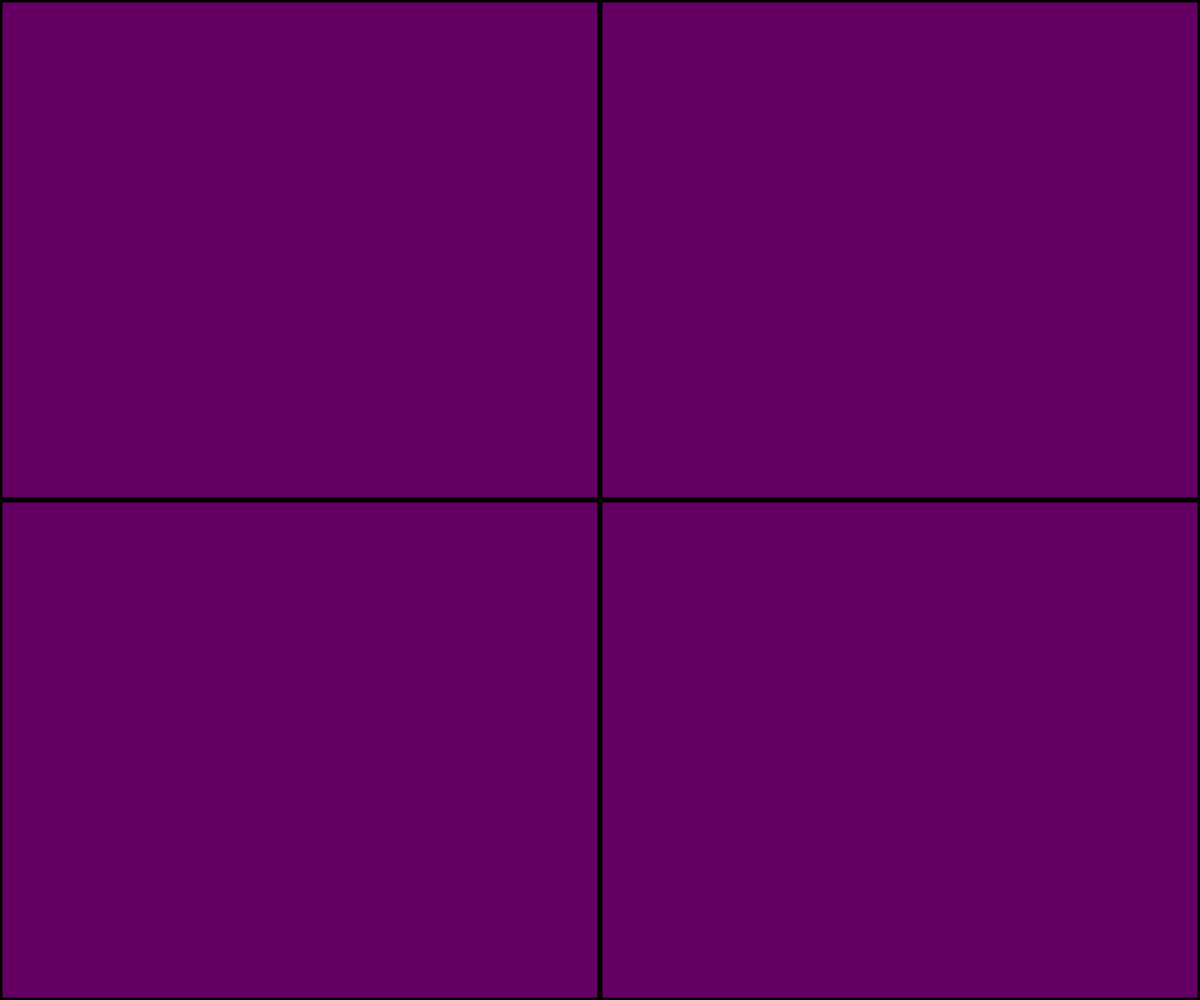
Frame 1 (no input)
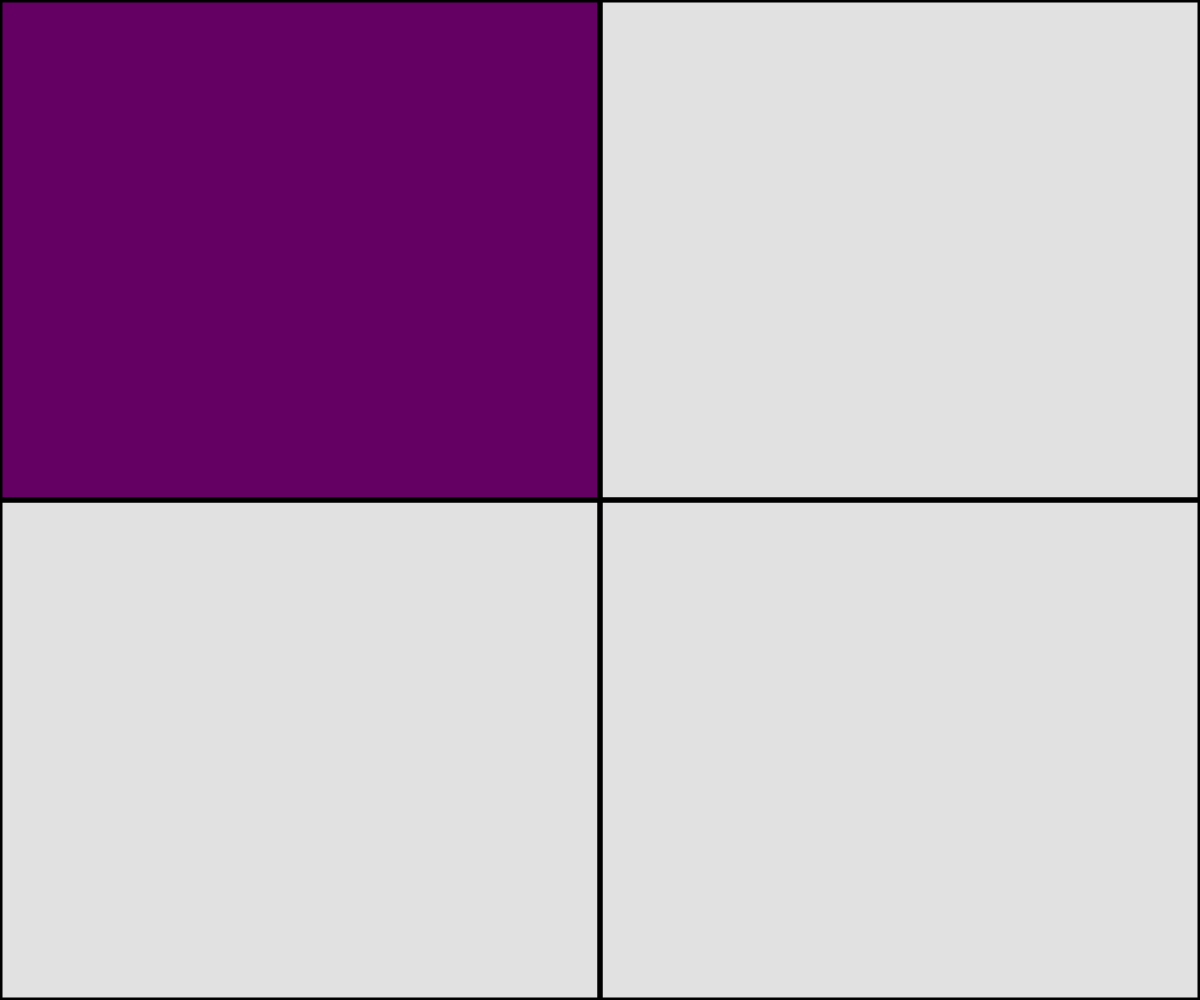
Frame 60 (no input)
Frame 120 (the mouse pressed at the canvas centre since frame 60): identical to frame 60, image omitted

The p5.js sketch that drew these frames (run headless with seeded random() and noise() and a simulated clock; from frame 60 on, the mouse is pressed at the canvas centre):

// p5.js sketch
// ── sketch.js
// State Variables Assignment
// Jordan Cho
// 2/14/2020
//
// Extra for Experts:
// - describe what you did to take this project "above and beyond"
let quadrant =0;
let topLeftFade = 255;
let bottomLeftFade = 255;
let topRightFade = 255;
let bottomRightFade = 255;
let topClick = false;
let bottomClick = false;
let colour = 255;

function setup() {
  createCanvas(windowWidth, windowHeight);
}

function draw() {
  background(225);
  stateV();
  clicks();
}

//what quadrant is the mouse in
function stateV(){
  if (mouseX <= width/2 && mouseY <= height/2){//left up corner
    quadrant = 0;
    
  }
  else if (mouseX > width/2 && mouseY <= height/2){//right up corner
    quadrant = 1;
  }
  else if (mouseX <= width/2 && mouseY > height/2){//bottom left corner
    quadrant = 2;
  }
  else if (mouseX > width/2 && mouseY > height/2){//bottom right corner
    quadrant = 3;
  }
  print(quadrant);
}
//draws the grids and runs the fade
function drawgrid(){
  stroke(0);
  strokeWeight(5);
  if(quadrant === 0){
    topLeftFade = 255;
    fill(100, 0, 100, 255);
    rect(0, 0, width/2, height/2);
  }
  else{
    fill(100, 0, 100, topLeftFade);
    rect(0, 0, width/2, height/2);
    topLeftFade -= 10;
  }

  if(quadrant === 1){
    topRightFade = 255;
    fill(100, 0, 100, 255);
    rect(width/2, 0, width/2, height/2);
  }
  else{
    fill(100, 0, 100, topRightFade);
    rect(width/2, 0, width/2, height/2);
    topRightFade -= 10;
  }

  if(quadrant === 2){
    bottomLeftFade = 255;
    fill(100, 0, 100, 255);
    rect(0, height/2, width/2, height/2);
  }
  else{
    fill(100, 0, 100, bottomLeftFade);
    rect(0, height/2, width/2, height/2);
    bottomLeftFade -= 10;
  }
  
  if(quadrant === 3){
    bottomRightFade = 255;
    fill(100, 0, 100, 255);
    rect(width/2, height/2, width/2, height/2);
  }
  else{
    fill(100, 0, 100, bottomRightFade);
    rect(width/2, height/2, width/2, height/2);
    bottomRightFade -= 10;
  }
}
//if mouse is clicked change these state variables
function mouseClicked(){
  if(quadrant ===0){
    topClick = true;

  }
  else if (quadrant === 3){
    bottomClick = true;
  }
  else{
    topClick = false;
    bottomClick = false;

  }
  if (colour ===0){
    colour = 255;
  }
  else if(colour ===255){
    colour= 0;
  }
}

//builds all of the grids but bottom 
function allgridsButBottom(){
  stroke(0);
  strokeWeight(5);
  if(quadrant === 0){
    topLeftFade = 255;
    fill(100, 0, 100, 255);
    rect(0, 0, width/2, height/2);
  }
  else{
    fill(100, 0, 100, topLeftFade);
    rect(0, 0, width/2, height/2);
    topLeftFade -= 10;
  }

  if(quadrant === 1){
    topRightFade = 255;
    fill(100, 0, 100, 255);
    rect(width/2, 0, width/2, height/2);
  }
  else{
    fill(100, 0, 100, topRightFade);
    rect(width/2, 0, width/2, height/2);
    topRightFade -= 10;
  }

  if(quadrant === 2){
    bottomLeftFade = 255;
    fill(100, 0, 100, 255);
    rect(0, height/2, width/2, height/2);
  }
  else{
    fill(100, 0, 100, bottomLeftFade);
    rect(0, height/2, width/2, height/2);
    bottomLeftFade -= 10;
  }
  
}
//extra for Experts clicking machinism
function clicks(){
  //if top left box clicked
  if(topClick === true){
    if (quadrant ===0){
      fill(0);
      rect(width/2, 0, width/2, height/2);
      rect(0, height/2, width/2, height/2);
      rect(width/2, height/2, width/2, height/2);
      rect(0, 0, width/2, height/2);
    }
    else {
      drawgrid();
      topClick= false;
    }
  } 
  //if bottom right box is clicked
  else if (bottomClick ===true && quadrant ===3){
    fill(colour);
    rect(width/2, height/2, width/2, height/2);
    allgridsButBottom();
  }
  else{
    bottomClick = false;
    drawgrid();
  }
}
